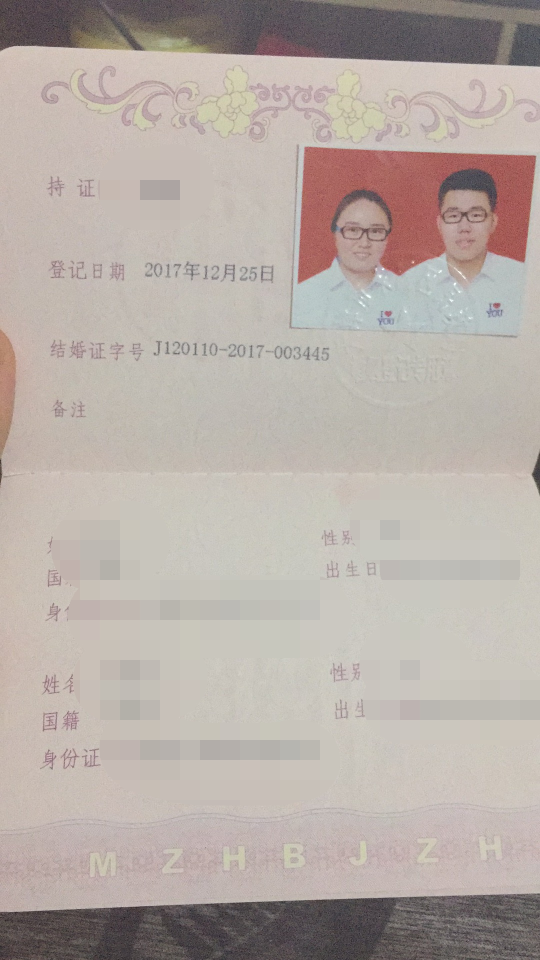
#> input picture tmptestdemon/dataprocess/image/1.jpg, 1080 x 1920 px (shown at 1/2 size)
$ python demon1.py
#> lines starting #> are read from the running program, lines starting #| are printed output that depends on the picture
#!/usr/bin/env python
# -*- coding: utf-8 -*-
# @Time    : 2018/1/10 16:46
# @Author  : lingxiangxiang
# @File    : demon1.py

from PIL import Image

image = Image.open("1.jpg")
#> image is the input picture: PIL image 1080x1920 RGB; mean R, G, B 182.5, 172.6, 166.5
print(image.format, image.size, image.mode)
#| JPEG (1080, 1920) RGB
# image.show()
a = image.resize((100, 100))
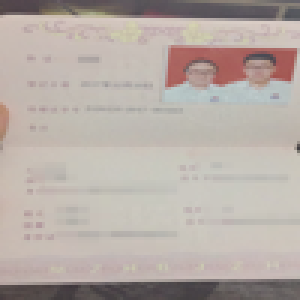
#> a: PIL image 100x100 RGB (shown 3 times larger); mean R, G, B 182.5, 172.6, 166.5
a.show()
